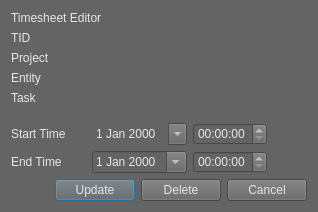
<?xml version="1.0" encoding="UTF-8"?>
<ui version="4.0">
 <class>Editor</class>
 <widget class="QDialog" name="Editor">
  <property name="geometry">
   <rect>
    <x>0</x>
    <y>0</y>
    <width>318</width>
    <height>212</height>
   </rect>
  </property>
  <property name="windowTitle">
   <string>Timesheet Editor</string>
  </property>
  <property name="styleSheet">
   <string notr="true">background-color: rgb(100, 100, 100);
color: rgb(230, 230, 230);</string>
  </property>
  <layout class="QVBoxLayout" name="verticalLayout">
   <item>
    <widget class="QLabel" name="title">
     <property name="styleSheet">
      <string notr="true">font: 16pt &quot;MS Shell Dlg 2&quot;;</string>
     </property>
     <property name="text">
      <string>Timesheet Editor</string>
     </property>
    </widget>
   </item>
   <item>
    <widget class="QLabel" name="tid">
     <property name="text">
      <string>TID</string>
     </property>
    </widget>
   </item>
   <item>
    <widget class="QLabel" name="project">
     <property name="text">
      <string>Project</string>
     </property>
    </widget>
   </item>
   <item>
    <widget class="QLabel" name="entity">
     <property name="text">
      <string>Entity</string>
     </property>
    </widget>
   </item>
   <item>
    <widget class="QLabel" name="task">
     <property name="text">
      <string>Task</string>
     </property>
    </widget>
   </item>
   <item>
    <spacer name="verticalSpacer">
     <property name="orientation">
      <enum>Qt::Vertical</enum>
     </property>
     <property name="sizeHint" stdset="0">
      <size>
       <width>20</width>
       <height>40</height>
      </size>
     </property>
    </spacer>
   </item>
   <item>
    <layout class="QHBoxLayout" name="horizontalLayout">
     <item>
      <widget class="QLabel" name="start_label">
       <property name="text">
        <string>Start Time</string>
       </property>
      </widget>
     </item>
     <item>
      <spacer name="horizontalSpacer">
       <property name="orientation">
        <enum>Qt::Horizontal</enum>
       </property>
       <property name="sizeHint" stdset="0">
        <size>
         <width>40</width>
         <height>20</height>
        </size>
       </property>
      </spacer>
     </item>
     <item>
      <widget class="QDateEdit" name="start_date">
       <property name="frame">
        <bool>false</bool>
       </property>
       <property name="calendarPopup">
        <bool>true</bool>
       </property>
      </widget>
     </item>
     <item>
      <widget class="QTimeEdit" name="start_time">
       <property name="calendarPopup">
        <bool>false</bool>
       </property>
      </widget>
     </item>
     <item>
      <spacer name="horizontalSpacer_3">
       <property name="orientation">
        <enum>Qt::Horizontal</enum>
       </property>
       <property name="sizeType">
        <enum>QSizePolicy::Fixed</enum>
       </property>
       <property name="sizeHint" stdset="0">
        <size>
         <width>40</width>
         <height>20</height>
        </size>
       </property>
      </spacer>
     </item>
    </layout>
   </item>
   <item>
    <layout class="QHBoxLayout" name="horizontalLayout_2">
     <item>
      <widget class="QLabel" name="end_label">
       <property name="text">
        <string>End Time</string>
       </property>
      </widget>
     </item>
     <item>
      <spacer name="horizontalSpacer_2">
       <property name="orientation">
        <enum>Qt::Horizontal</enum>
       </property>
       <property name="sizeHint" stdset="0">
        <size>
         <width>40</width>
         <height>20</height>
        </size>
       </property>
      </spacer>
     </item>
     <item>
      <widget class="QDateEdit" name="end_date">
       <property name="calendarPopup">
        <bool>true</bool>
       </property>
      </widget>
     </item>
     <item>
      <widget class="QTimeEdit" name="end_time"/>
     </item>
     <item>
      <spacer name="horizontalSpacer_4">
       <property name="orientation">
        <enum>Qt::Horizontal</enum>
       </property>
       <property name="sizeType">
        <enum>QSizePolicy::Fixed</enum>
       </property>
       <property name="sizeHint" stdset="0">
        <size>
         <width>40</width>
         <height>20</height>
        </size>
       </property>
      </spacer>
     </item>
    </layout>
   </item>
   <item>
    <layout class="QHBoxLayout" name="horizontalLayout_3">
     <item>
      <spacer name="horizontalSpacer_5">
       <property name="orientation">
        <enum>Qt::Horizontal</enum>
       </property>
       <property name="sizeHint" stdset="0">
        <size>
         <width>40</width>
         <height>20</height>
        </size>
       </property>
      </spacer>
     </item>
     <item>
      <widget class="QPushButton" name="update_btn">
       <property name="text">
        <string>Update</string>
       </property>
      </widget>
     </item>
     <item>
      <widget class="QPushButton" name="delete_btn">
       <property name="text">
        <string>Delete</string>
       </property>
      </widget>
     </item>
     <item>
      <widget class="QPushButton" name="cancel_btn">
       <property name="text">
        <string>Cancel</string>
       </property>
      </widget>
     </item>
    </layout>
   </item>
  </layout>
 </widget>
 <resources/>
 <connections/>
</ui>
